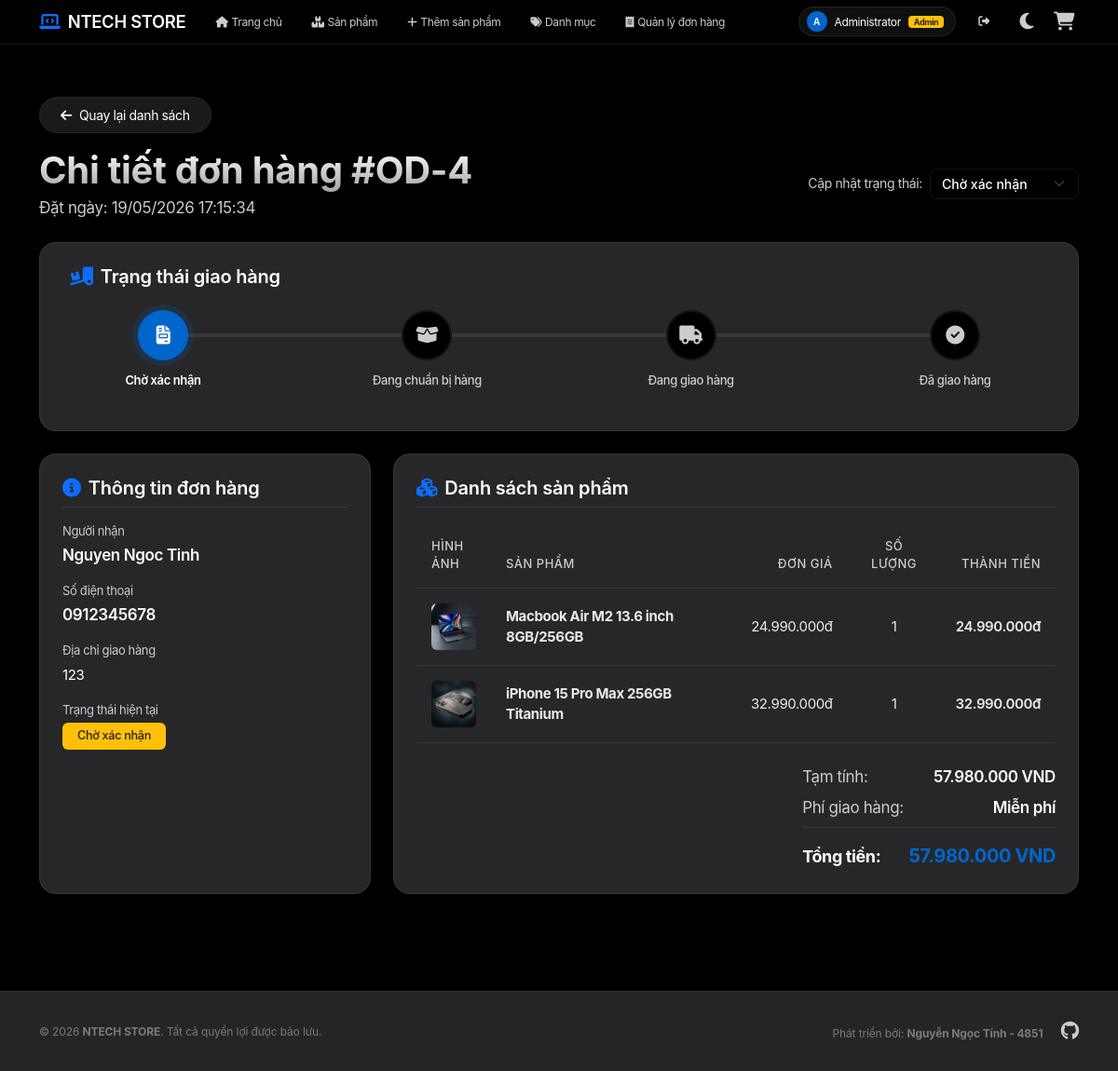
Before: /Order/show/4 (signed in) with the older database file.
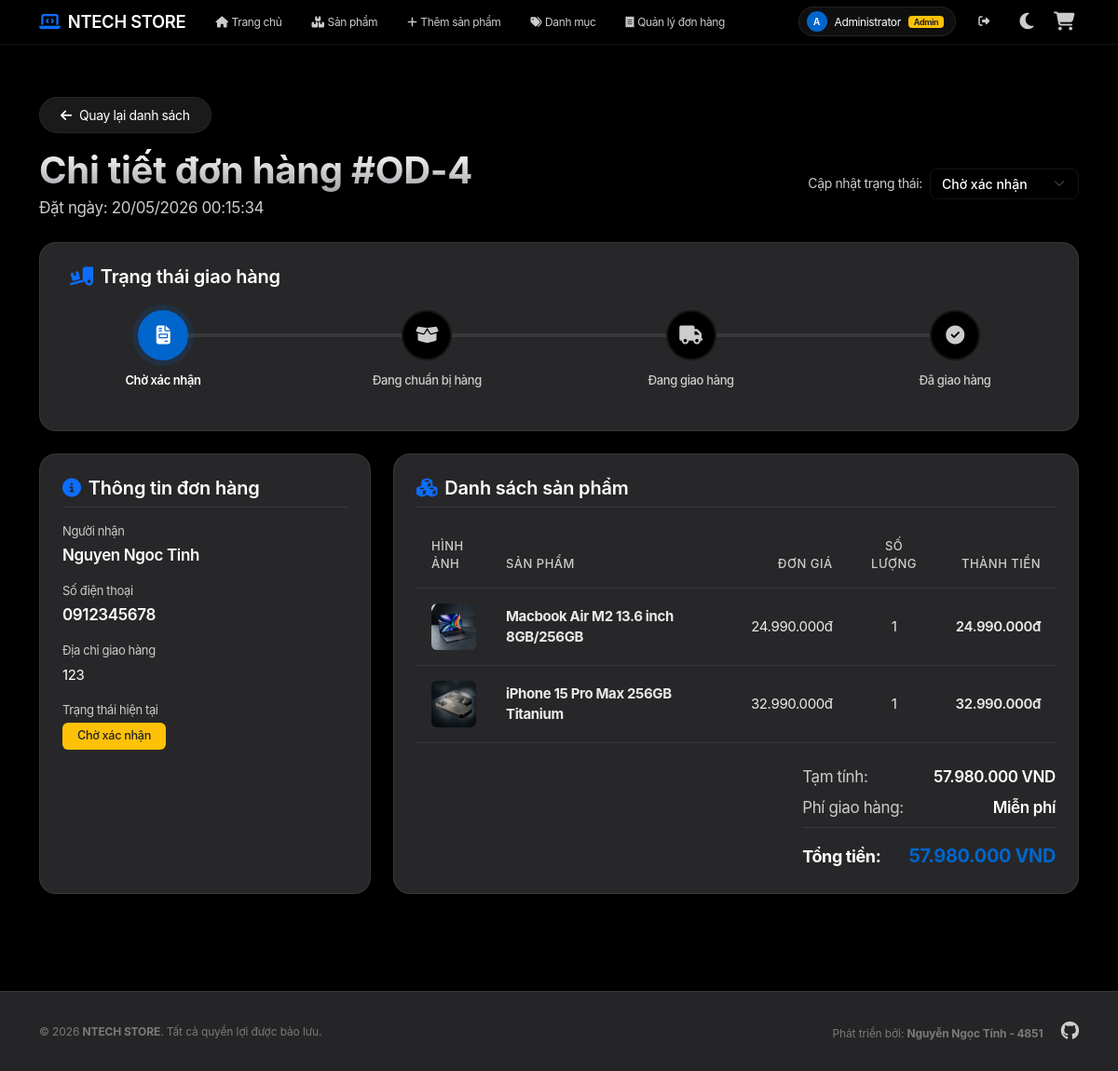
After: the same page with the newer database file.
### tables this page shows
CREATE TABLE `orders` (
  `id` int NOT NULL AUTO_INCREMENT,
  `account_id` int DEFAULT NULL,
  `name` varchar(255) NOT NULL,
  `phone` varchar(20) NOT NULL,
  `address` text NOT NULL,
  `coupon_code` varchar(50) DEFAULT NULL,
  `discount_amount` decimal(15,2) DEFAULT '0.00',
  `total_amount` decimal(15,2) DEFAULT '0.00',
  `status` varchar(50) DEFAULT 'Chờ xác nhận',
  `created_at` timestamp NULL DEFAULT CURRENT_TIMESTAMP,
  PRIMARY KEY (`id`),
  KEY `fk_orders_account` (`account_id`),
  CONSTRAINT `fk_orders_account` FOREIGN KEY (`account_id`) REFERENCES `account` (`id`) ON DELETE SET NULL
);

### app/controllers/OrderController.php (called while the page is built, shortened)
<?php
require_once('app/config/database.php');
require_once('app/models/OrderModel.php');
require_once('app/helpers/SessionHelper.php');
class OrderController
{
    private $orderModel;
    public function __construct()
    {
        $this->db = (new Database())->getConnection();
        $this->orderModel = new OrderModel($this->db);
    }
    public function show($id)
    {
        $order = $this->orderModel->getOrderById($id);
        include 'app/views/order/detail.php';
    }
}
?>

### index.php (called while the page is built, shortened)
<?php
require_once 'app/helpers/SessionHelper.php';
$url = $_GET['url'] ?? '';
$url = rtrim($url, '/');
$url = filter_var($url, FILTER_SANITIZE_URL);
$url = explode('/', $url);
$action = isset($url[1]) && $url[1] != '' ? $url[1] : 'index';
$controller = new $controllerName();
call_user_func_array([$controller, $action], array_slice($url, 2));
?>

### app/config/database.php (called while the page is built, shortened)
<?php
class Database {
    private $host = "localhost";
    private $db_name = "my_store";
    private $username = "root";
    private $password = "";
    public function getConnection() {
        $this->conn = null;
        try {
            $this->conn = new PDO("mysql:host=" . $this->host . ";dbname=" . $this->db_name, $this->username, $this->password);
            $this->conn->exec("SET NAMES utf8mb4");
            $this->conn->setAttribute(PDO::ATTR_ERRMODE, PDO::ERRMODE_EXCEPTION);
        } catch(PDOException $exception) {
            echo "Connection error: " . $exception->getMessage();
        }
        return $this->conn;
    }
}
?>

### app/models/OrderModel.php (called while the page is built, shortened)
<?php
class OrderModel
{
    private $conn;
    private $table_name = "orders";
    public function __construct($db)
    {
        $this->conn = $db;
    }
    public function getOrderById($orderId)
    {
        $query = "SELECT o.*, a.username, a.fullname
                  FROM " . $this->table_name . " o
                  LEFT JOIN account a ON o.account_id = a.id
                  WHERE o.id = :id";
        $stmt = $this->conn->prepare($query);
        $stmt->bindParam(':id', $orderId, PDO::PARAM_INT);
        $stmt->execute();
        return $stmt->fetch(PDO::FETCH_OBJ);
    }
}
?>

### app/helpers/SessionHelper.php (called while the page is built, shortened)
<?php
class SessionHelper {
    public static function isAdmin() {
        return isset($_SESSION['username']) && isset($_SESSION['user_role']) && $_SESSION['user_role'] === 'admin';
    }
}

### app/views/order/detail.php (the view, shortened to what the changed rows need)
<?php include 'app/views/shares/header.php'; ?>
<?php
$statuses = ['Chờ xác nhận', 'Đang chuẩn bị hàng', 'Đang giao hàng', 'Đã giao hàng'];
?>
<div class="mb-4">
    <div class="row align-items-center">
        <div class="col-md-6">
            <h1 class="text-gradient fw-bold mb-1">Chi tiết đơn hàng #OD-<?php echo $order->id; ?></h1>
            <p class="text-muted mb-0">Đặt ngày: <?php echo date('d/m/Y H:i:s', strtotime($order->created_at)); ?></p>
        </div>
        <?php if (SessionHelper::isAdmin()): ?>
            <div class="col-md-6 text-md-end mt-3 mt-md-0">
                <form action="<?php echo BASE_URL; ?>/Order/updateStatus" method="POST" class="d-inline-flex align-items-center gap-2">
                    <label for="statusSelect" class="text-muted text-nowrap mb-0" style="font-size: 14px;">Cập nhật trạng thái:</label>
                    <select id="statusSelect" name="status" class="form-select form-select-sm status-dropdown" onchange="this.form.submit()">
                        <?php foreach ($statuses as $st): ?>
                            <option value="<?php echo $st; ?>" <?php echo $order->status === $st ? 'selected' : ''; ?>><?php echo $st; ?></option>
                        <?php endforeach; ?>
                    </select>
                </form>
            </div>
        <?php endif; ?>
    </div>
</div>
<div class="row">
    <div class="col-lg-4 mb-4">
        <div class="glass-card h-100 p-4">
            <div class="mb-3">
                <label class="text-muted d-block mb-1" style="font-size: 13px;">Người nhận</label>
                <span class="fw-semibold" style="color: var(--text-main);"><?php echo htmlspecialchars($order->name, ENT_QUOTES, 'UTF-8'); ?></span>
            </div>
            <div class="mb-3">
                <label class="text-muted d-block mb-1" style="font-size: 13px;">Số điện thoại</label>
                <span class="fw-semibold" style="color: var(--text-main);"><?php echo htmlspecialchars($order->phone, ENT_QUOTES, 'UTF-8'); ?></span>
            </div>
            <div class="mb-3">
                <label class="text-muted d-block mb-1" style="font-size: 13px;">Địa chỉ giao hàng</label>
                <span style="color: var(--text-main); font-size: 15px;"><?php echo htmlspecialchars($order->address, ENT_QUOTES, 'UTF-8'); ?></span>
            </div>
            <div class="mb-3">
                <label class="text-muted d-block mb-1" style="font-size: 13px;">Trạng thái hiện tại</label>
                <?php
                $badgeClass = 'bg-secondary';
                if ($order->status === 'Chờ xác nhận') $badgeClass = 'bg-warning text-dark';
                elseif ($order->status === 'Đang chuẩn bị hàng') $badgeClass = 'bg-info text-dark';
                elseif ($order->status === 'Đang giao hàng') $badgeClass = 'bg-primary';
                elseif ($order->status === 'Đã giao hàng') $badgeClass = 'bg-success';
                ?>
                <span class="badge <?php echo $badgeClass; ?> px-3 py-2 font-size-14" style="border-radius: 6px; font-weight: 500;">
                    <?php echo htmlspecialchars($order->status, ENT_QUOTES, 'UTF-8'); ?>
                </span>
            </div>
        </div>
    </div>
    <div class="col-lg-8 mb-4">
        <div class="glass-card h-100 p-4">
            <div class="table-responsive">
                <table class="table table-premium align-middle mb-4">
                    <thead>
                        <tr>
                            <th>Hình ảnh</th>
                            <th>Sản phẩm</th>
                            <th class="text-end">Đơn giá</th>
                            <th class="text-center">Số lượng</th>
                            <th class="text-end">Thành tiền</th>
                        </tr>
                    </thead>
                </table>
            </div>
            <div class="row justify-content-end">
                <div class="col-md-6 col-lg-5">
                    <div class="d-flex justify-content-between align-items-center">
                        <strong class="text-main" style="font-size: 18px;">Tổng tiền:</strong>
                        <strong style="color: var(--primary); font-size: 20px;"><?php echo number_format($order->total_amount, 0, ',', '.'); ?> VND</strong>
                    </div>
                </div>
            </div>
        </div>
    </div>
</div>
<?php include 'app/views/shares/footer.php'; ?>

Changed rows visible on the page:
changed orders "Nguyen Ngoc Tinh": created_at "19/05/2026 17:15:34" → "20/05/2026 00:15:34"
